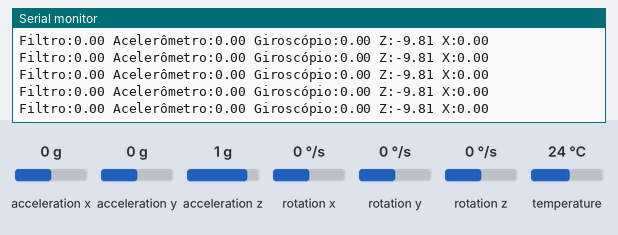
A sketch run on a simulated Arduino Uno, built with avr-gcc and run on an emulated ATmega328P. Parts: the last lines printed to the serial monitor. The inputs (shaded band) are chosen by the test bench; at power-on: rotation y 0 °/s, acceleration x 0 g, acceleration z 1 g, acceleration y 0 g, rotation x 0 °/s, rotation z 0 °/s, temperature 24 °C.

Above: at 7.5 s.
7.6 s: rotation y set to -192 °/s
At 7.66 s:
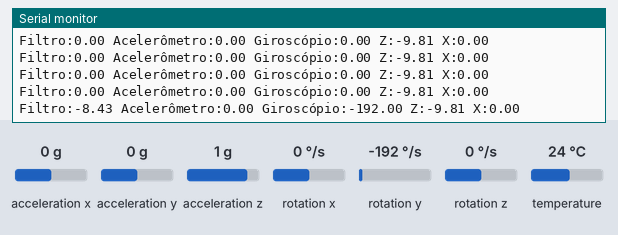
10.6 s: acceleration x set to 0.2 g
At 10.61 s:
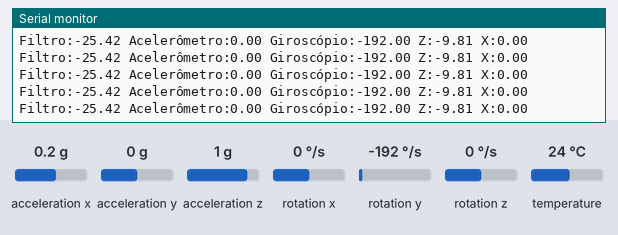
13.6 s: acceleration z set to -1.4 g
At 13.61 s:
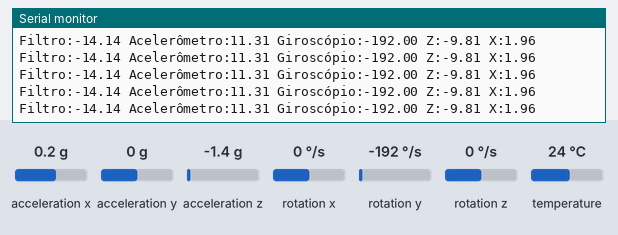
Timing chart, 0 to 16.6 s (numbered marks = the images above; inputs shaded):
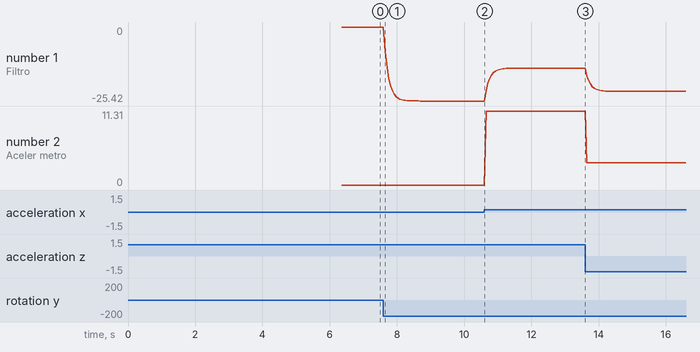

Measured:
- after the input at 7.6 s, the serial monitor: prints a new line after 0.05 s (image 1)
- plotted number 1: 0 → -25.42 after the input at 7.6 s, -25.42 → -14.14 after the input at 10.6 s, -14.14 → -22.08 after the input at 13.6 s
- plotted number 2: 0 → 11.31 after the input at 10.6 s, 11.31 → 3.37 after the input at 13.6 s

The sketch:

mpu_angle_control.ino
```cpp
// Basic demo for accelerometer readings from Adafruit MPU6050

#include <Adafruit_MPU6050.h> //Biblioteca do MPU
#include <Adafruit_Sensor.h> // Biblioteca padrao de sensores
#include <Wire.h> // Biblioteca de comunicacao I2C
#include <math.h>


Adafruit_MPU6050 mpu; // Cria o objeto do MPU6050

// liga ou desliga os serial.prints para debugar
bool debug = false;


// variáveis do filtro complementar
float angle = 0.0;           // angulo após os filtros complementares
float alpha = 0.98;          // coeficiente alpha do filtro
unsigned long lastTime = 0;

// variáveis para calibração
float gyroBiasX = 0.0, gyroBiasY = 0.0, gyroBiasZ = 0.0;
float accelBiasX = 0.0, accelBiasY = 0.0, accelBiasZ = 0.0;
float accelScaleX = 1.0, accelScaleY = 1.0, accelScaleZ = 1.0;

void calibrateSensors() {
  Serial.println("Calibrando. Não mova o sensor...");
  delay(2000);

  //fazendo uma média das primeiras 500 leituras dos sensores, para coletar o viés
  const int samples = 1000;
  float sumGyroY = 0;
  float sumAccelX = 0, sumAccelY = 0, sumAccelZ = 0;

  for (int i = 0; i < samples; i++) {
    sensors_event_t a, g, temp;
    mpu.getEvent(&a, &g, &temp);

    sumGyroY += g.gyro.y;
    sumAccelX += a.acceleration.x;
    sumAccelY += a.acceleration.y;
    sumAccelZ += a.acceleration.z;
    delay(2);
  }

  // viés do giroscópio
  gyroBiasY = sumGyroY / samples;

  // Viés do acelerômetro
  accelBiasZ = (sumAccelZ / samples) + 9.81; // devemos retirar G da coordenada apontando para cima
  accelBiasY = (sumAccelY / samples) - 0.0;
  accelBiasX = (sumAccelX / samples) - 0.0;
  if (!debug) {
    Serial.print("Gyro Y bias: ");
    Serial.print(gyroBiasY * 180/PI, 4);
    Serial.println(" deg/s");

    Serial.print("Accel bias X: ");
    Serial.print(accelBiasX, 4);
    Serial.print(" Y: ");
    Serial.print(accelBiasY, 4);
    Serial.print(" Z: ");
    Serial.println(accelBiasZ, 4);
  }

}

void setup(void) {
  // Velocidade serial mais baixa
  Serial.begin(115200);
  // Espera o Monitor Serial abrir
  while (!Serial) {
    delay(10);
  }

  // Inicializa o MPU6050
  if (!mpu.begin()) {
    // Mostra erro caso nao encontre o sensor
    Serial.println("MPU6050 nao conectada");

    while (1) {
      delay(10);
    }
  }

  // Configuracoes do sensor
  mpu.setAccelerometerRange(MPU6050_RANGE_2_G);  // Define alcance do acelerometro
  mpu.setGyroRange(MPU6050_RANGE_250_DEG); // Define alcance do giroscopio
  mpu.setFilterBandwidth(MPU6050_BAND_21_HZ);  // Define filtro do sensor


  calibrateSensors();

  // Initialize with calibrated reading
  sensors_event_t a, g, temp;
  mpu.getEvent(&a, &g, &temp);

  // registrando os primeiros valores do sensor, corrigidos pelo bias medido
  float ax = a.acceleration.x - accelBiasX;
  float az = a.acceleration.z - accelBiasZ;
  angle = atan2(ax, -az) * 180.0 / PI; // angulo inicial parado

  lastTime = micros();
}

void loop() {
  // Leitura dos sensores
  sensors_event_t a, g, temp;
  mpu.getEvent(&a, &g, &temp);

  // Calculate dt in seconds
  unsigned long currentTime = micros();
  float dt = (currentTime - lastTime) / 1000000.0;

  if (dt > 0.1 || dt <= 0) return;

  lastTime = currentTime;


  // Apply calibration
  float ax = a.acceleration.x - accelBiasX;
  float ay = a.acceleration.y - accelBiasY;
  float az = a.acceleration.z - accelBiasZ;

  float gy = (g.gyro.y - gyroBiasY) * 180.0 / PI;  // deg/s

  float accelAngle = atan2(ax, -az) * 180.0 / PI;

  angle = alpha * (angle + gy * dt) + (1.0 - alpha) * accelAngle;


  // contador de print, para reduzir o impacto dos serial.prints nos atrasos do loop
  // esses prints serão retirados no programa final
  static unsigned long lastPrint = 0;
  if (!debug) {
    if (millis() - lastPrint > 50) {
      Serial.print("Filtro:");
      Serial.print(angle, 2);
      Serial.print(" Acelerômetro:");
      Serial.print(accelAngle, 2);
      Serial.print(" Giroscópio:");
      Serial.print(gy, 2);
      Serial.print(" Z:");
      Serial.print(az, 2);
      Serial.print(" X:");
      Serial.print(ax, 2);
      Serial.println();
      lastPrint = millis();
    }
  }


  // filtros complementares

  // implementar uma tara, pegando as primeiras leituras, tirando uma média e tarando neste valor

  // Mais devagar
  //delay(100);
}
```
